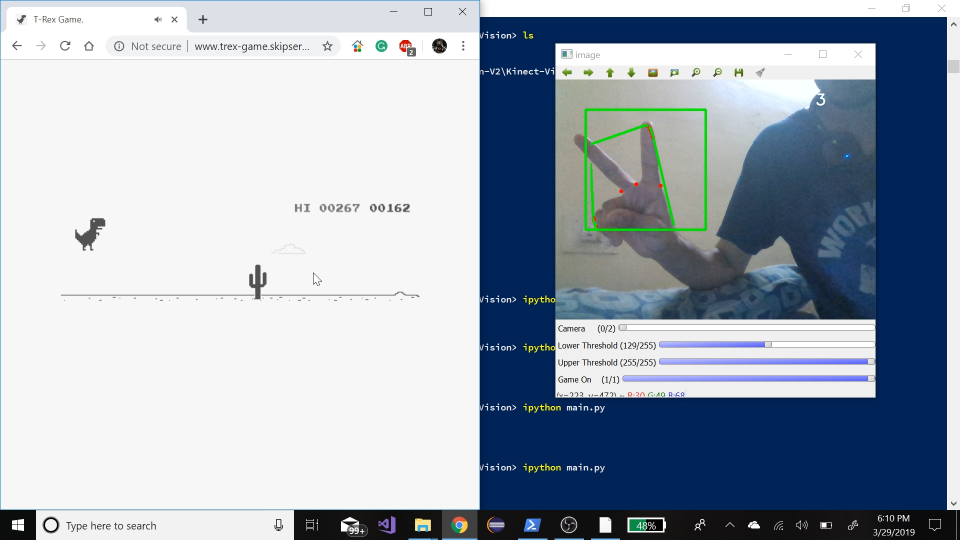
#> input picture 2019-03-30 (1).png, 1920 x 1080 px (shown at 1/2 size)
$ python -i preprocess.py   (imports and definitions only)
#> lines starting #> are read from the running program, lines starting #| are printed output that depends on the picture; after the words box and inside, x2 and y2 are one past the last pixel; in counts of white or black regions, pixels touching at a corner belong together
#> further down, picture is the input picture: shape (1080, 1920, 3); mean B, G, R 183, 170, 159.5
import numpy as np
import cv2
from sklearn.cluster import KMeans
import matplotlib.pyplot as plt

def segment_skin(frame):
    lower = np.array([0, 40, 30], dtype = "uint8")
    upper = np.array([43, 255, 254], dtype = "uint8")
    hsv = cv2.cvtColor(frame, cv2.COLOR_BGR2HSV)
#> hsv: shape (1080, 1920, 3); mean H, S, V 44.1, 70.5, 184.7
    skinMask = cv2.inRange(hsv, lower, upper)
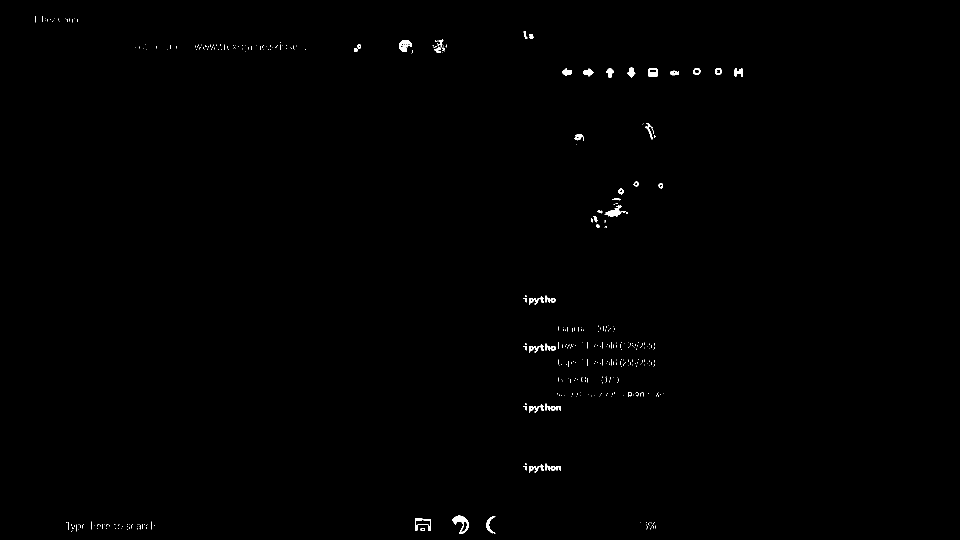
#> skinMask: shape (1080, 1920) (shown at 1/2 size); 0.36% white; 407 white regions (345 under 20 px), largest, box (x1, y1, x2, y2) and area: (904, 1031, 937, 1068) 466, (1209, 411, 1256, 433) 402, (799, 80, 823, 104) 321
    kernel = cv2.getStructuringElement(cv2.MORPH_ELLIPSE, (11, 11))
    skinMask = cv2.erode(skinMask, kernel, iterations = 1)
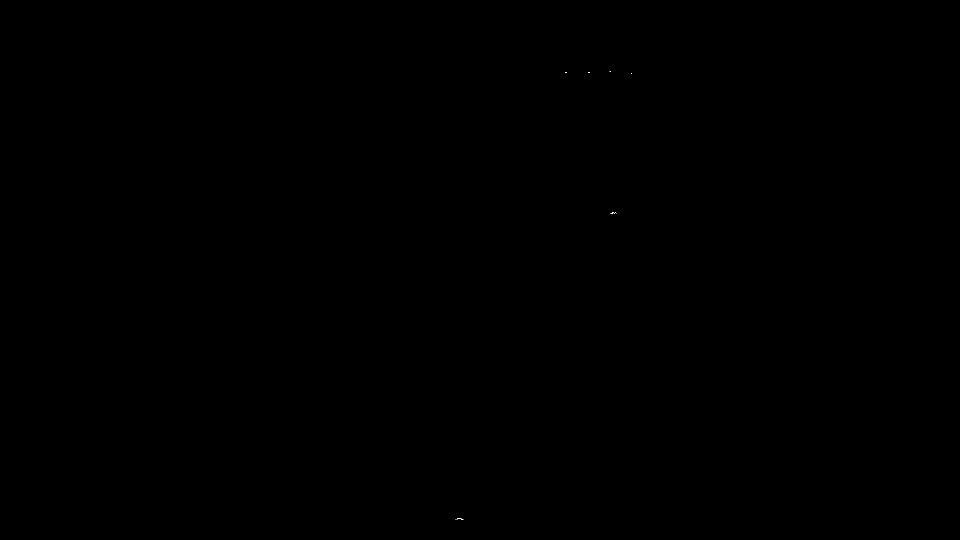
#> skinMask: shape (1080, 1920) (shown at 1/2 size); 0% white in thin lines or dots, all inside (x1, y1, x2, y2) = (911, 142, 1263, 1040)
    skinMask = cv2.dilate(skinMask, kernel, iterations = 2)
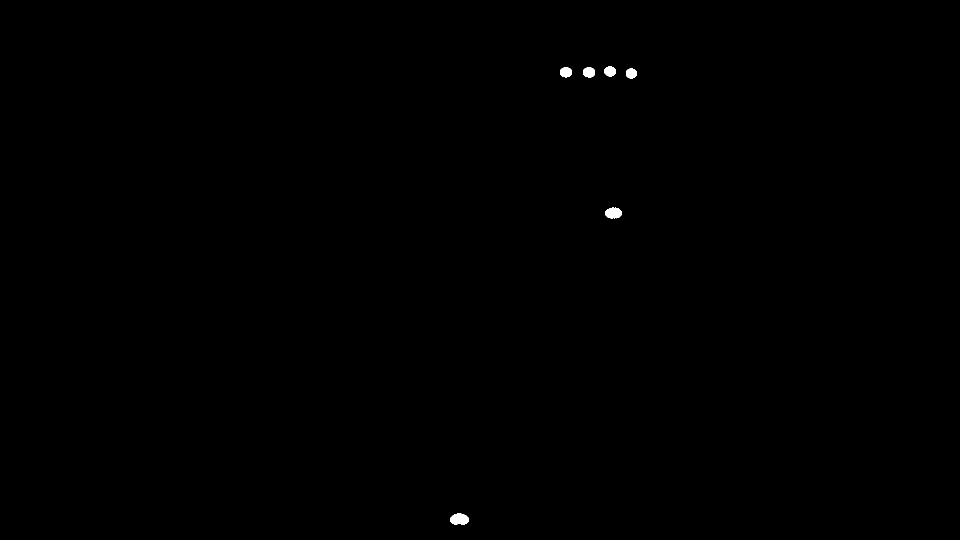
#> skinMask: shape (1080, 1920) (shown at 1/2 size); 0.13% white; 6 white regions, box (x1, y1, x2, y2) and area: (901, 1026, 937, 1050) 662, (1211, 415, 1243, 437) 570, (1166, 134, 1190, 156) 407, (1120, 134, 1144, 155) 396, (1209, 132, 1231, 154) 369, (1252, 136, 1273, 158) 354
    skinMask = cv2.GaussianBlur(skinMask, (3, 3), 0)
    print(skinMask)
#> (printed output is left out)
    return cv2.bitwise_and(frame, frame, mask = skinMask)

def segment_skin_2(image):
    img = image.copy()
    img = cv2.cvtColor(img, cv2.COLOR_BGR2HSV)
    lower = np.array([0, 48, 80], dtype = np.uint8)
    upper = np.array([20, 255, 255], dtype = np.uint8)
    skin_mask = cv2.inRange(img, lower, upper)
    skin_mask = cv2.GaussianBlur(skin_mask, (3, 3), 0)
    skin = cv2.bitwise_and(img, img, mask = skin_mask)
    return cv2.cvtColor(skin, cv2.COLOR_HSV2BGR)

def cluster(image):
    red = image[:, :, 0]
    X = image[:, :, 0].flatten()
    X = np.reshape(X, (X.shape[0], 1))
    y_pred = KMeans(n_clusters = 2, random_state = 170).fit_predict(X)
    y_pred = np.invert(y_pred.reshape(image.shape[0], image.shape[1]).astype(np.uint8))
    return y_pred
    # return cv2.bitwise_and(image, image, mask = y_pred)

def invert(img):
    m, n = img.shape
    for i in range(m):
        for j in range(n):
            if img[i][j] == 1:
                img[i][j] = 0
            else:
                img[i][j] = 1
    return img

def element_wise_multiply(img, mask):
    m, n = img.shape
    result = np.ones((m, n))
    for i in range(m):
        for j in range(n):
            result[i][j] = img[i][j] * mask[i][j]
    return result


def preprocess_final(img):
    red = img[:, :, 0]
    X = img[:, :, 0].flatten()
    X = np.reshape(X, (X.shape[0], 1))
    y_pred = KMeans(n_clusters = 2, random_state = 10).fit_predict(X)
    y_pred = y_pred.reshape(img.shape[0], img.shape[1])
    mask = invert(y_pred)
    return element_wise_multiply(red, mask)


# [15 lines of commented-out code are left out]

>>> import cv2
>>> picture = cv2.imread('2019-03-30 (1).png')
>>> result = segment_skin(picture)
